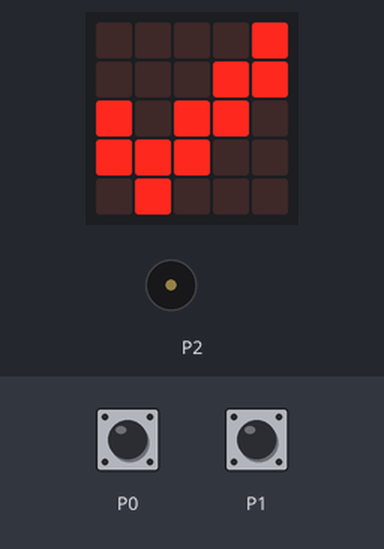
Simulated run of this program. Board: BBC micro:bit (MakeCode). Parts: the board's 5×5 LED display, buzzer (waves = sounding). The inputs (shaded band) are chosen by the test bench; at power-on: P0 LOW, P1 LOW.

Above: at 1.2 s.
1.3 s: P0 pulled HIGH for 0.5 s
At 1.88 s:
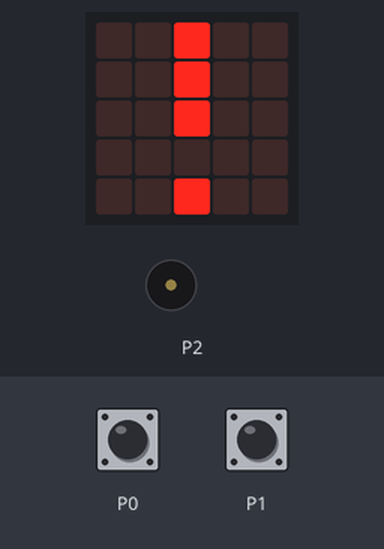
At 2.49 s:
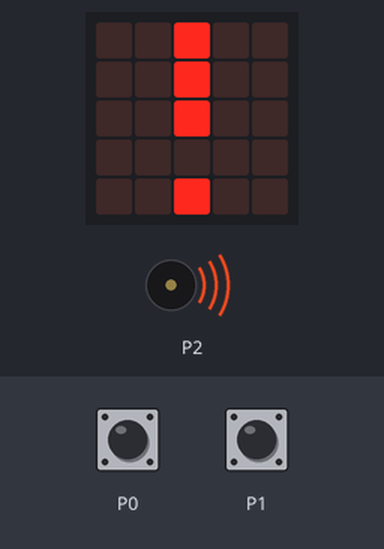
3.8 s: P1 pulled HIGH for 0.5 s
At 4.6 s:
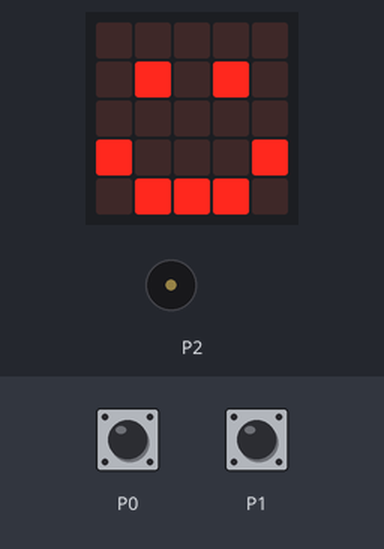
Timing chart, 0 to 6.8 s (numbered marks = the images above; inputs shaded):
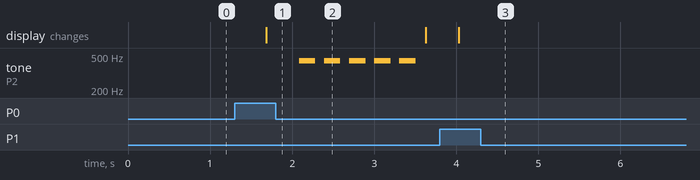

Measured:
- after the input at 1.3 s, tone on P2: alternates 440 Hz for 0.20 s and silent for 0.11 s, starting after 0.78 s; the display: changes after 0.38 s (image 1)
- after the input at 3.8 s, the display: changes after 0.23 s (image 3)

The program:

micro-bit-code-pastecode_io.py
```python
pins.analog_set_pitch_pin(AnalogPin.P2)

def on_forever():
  if pins.digital_read_pin(DigitalPin.P0) == 0:
    basic.show_leds("""
      . . . . #
      . . . # #
      # . # # .
      # # # . .
      . # . . .
      """)
  else:
    basic.show_leds("""
      . . # . .
      . . # . .
      . . # . .
      . . . . .
      . . # . .
      """)
    for index in range(5):
      pins.analog_pitch(440, 200)
      basic.pause(100)
  if pins.digital_read_pin(DigitalPin.P1) == 1:
    while True:
      basic.show_leds("""
        . . . . .
        . # . # .
        . . . . .
        # . . . #
        . # # # .
        """)

basic.forever(on_forever)
```
